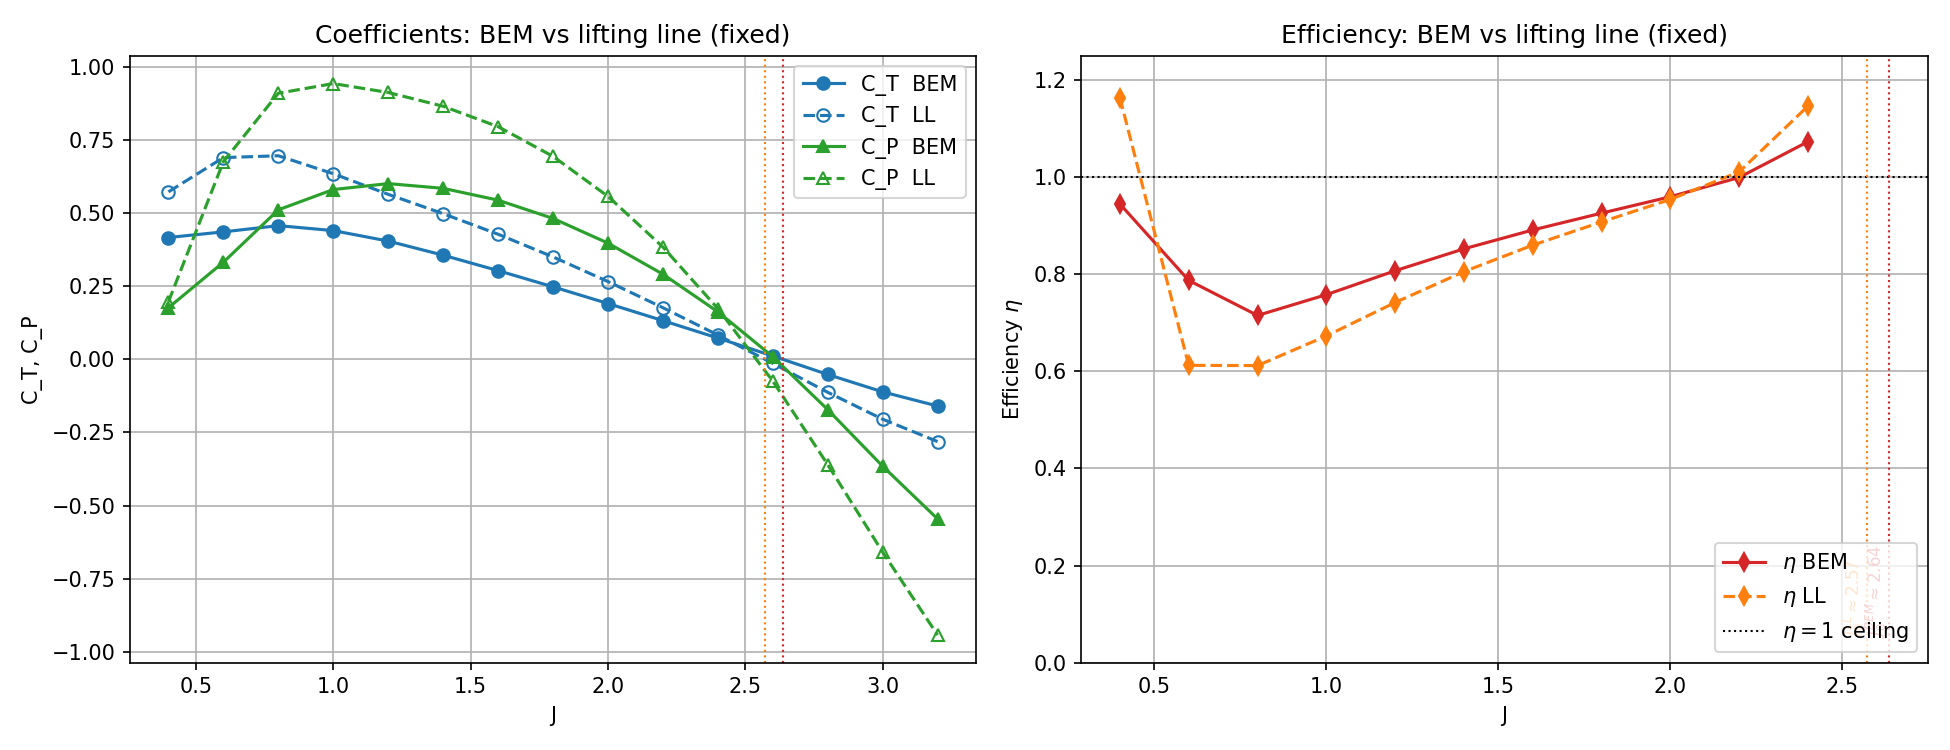

Write the Python code that produced this figure.
"""Overlay the FIXED BEM and lifting-line performance sweeps to check that the
two methods stay aligned and both give physical (eta < 1) propeller behaviour.

LL results are read from the cache written by J_sweep_prop.py; BEM is fast so it
is recomputed inline.
"""
import numpy as np
import matplotlib.pyplot as plt

from Lifting_line_prop import BEM
from J_sweep_prop import CACHE_FILE as LL_CACHE
from J_sweep_BEM_prop import run_bem

def zero_thrust_J(J_values, CT):
    for k in range(len(CT) - 1):
        if CT[k] > 0 >= CT[k + 1]:
            f = CT[k] / (CT[k] - CT[k + 1])
            return J_values[k] + f * (J_values[k + 1] - J_values[k])
    return None

# --- Lifting line (from cache) ---
ll = np.load(LL_CACHE)
Jll, CTll, CPll = ll['J'], ll['CT'], ll['CP']
etall = np.where((CPll > 0) & (CTll > 0.03), Jll * CTll / CPll, np.nan)

# --- BEM (recompute on the same J grid as the LL sweep) ---
CTb, CPb = [], []
for J in Jll:
    C_T, _, C_P = run_bem(J)
    CTb.append(C_T)
    CPb.append(C_P)
CTb, CPb = np.array(CTb), np.array(CPb)
etab = np.where((CPb > 0) & (CTb > 0.03), Jll * CTb / CPb, np.nan)

J0b, J0l = zero_thrust_J(Jll, CTb), zero_thrust_J(Jll, CTll)

fig, (ax, axe) = plt.subplots(1, 2, figsize=(13, 5))

# Coefficients
ax.plot(Jll, CTb, '-o', color='tab:blue', label='C_T  BEM')
ax.plot(Jll, CTll, '--o', color='tab:blue', mfc='none', label='C_T  LL')
ax.plot(Jll, CPb, '-^', color='tab:green', label='C_P  BEM')
ax.plot(Jll, CPll, '--^', color='tab:green', mfc='none', label='C_P  LL')
ax.set_xlabel('J');  ax.set_ylabel('C_T, C_P')
ax.set_title('Coefficients: BEM vs lifting line (fixed)')
ax.grid(True);  ax.legend()

for J0, c in [(J0b, 'tab:red'), (J0l, 'tab:orange')]:
    if J0 is not None:
        ax.axvline(J0, color=c, ls=':', lw=1)

# Efficiency
axe.plot(Jll, etab, '-d', color='tab:red', label=r'$\eta$ BEM')
axe.plot(Jll, etall, '--d', color='tab:orange', label=r'$\eta$ LL')
axe.axhline(1.0, color='k', ls=':', lw=1, label=r'$\eta=1$ ceiling')
for J0, c, lab in [(J0b, 'tab:red', 'BEM'), (J0l, 'tab:orange', 'LL')]:
    if J0 is not None:
        axe.axvline(J0, color=c, ls=':', lw=1)
        axe.annotate(f'$J_0^{{{lab}}}\\approx{J0:.2f}$', xy=(J0, 0.05),
                     rotation=90, va='bottom', ha='right', fontsize=8, color=c)
axe.set_xlabel('J');  axe.set_ylabel(r'Efficiency $\eta$')
axe.set_ylim(0, 1.25)
axe.set_title('Efficiency: BEM vs lifting line (fixed)')
axe.grid(True);  axe.legend(loc='lower right')

fig.tight_layout()
fig.savefig('assignment_2/J_sweep_compare.png', dpi=150)
print('Saved assignment_2/J_sweep_compare.png')
plt.show()
